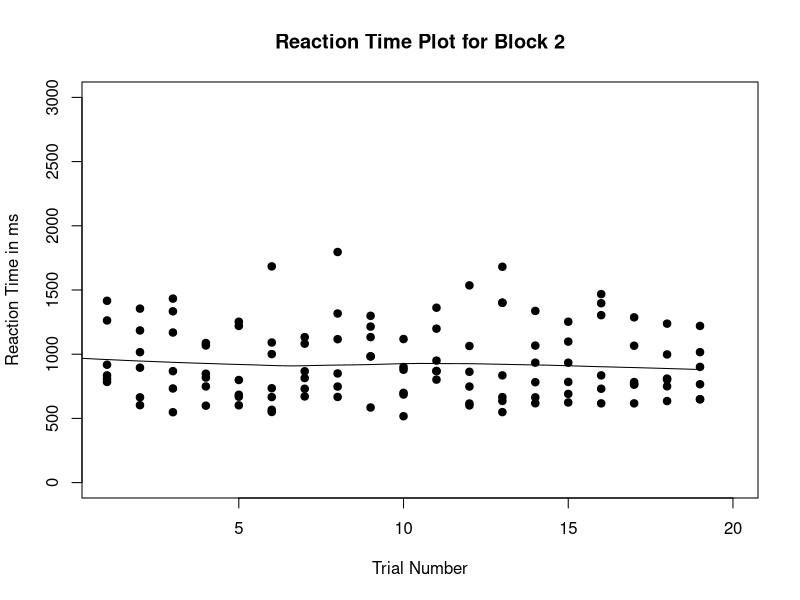
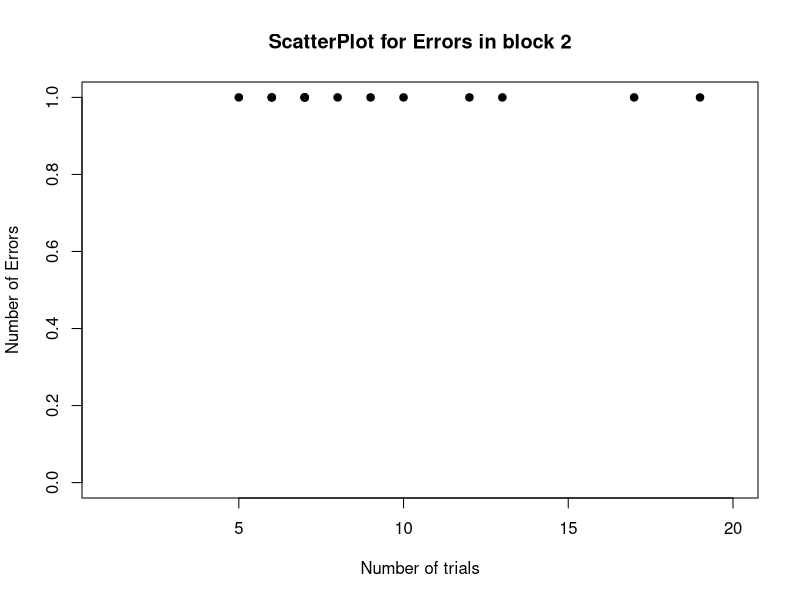

Write R code to recreate these figures, in order.
#manipulations for block 2
blockData = read.csv("block2.csv")
# Reaction Time Plot for Block 2
reactionTimeScatter = scatter.smooth(blockData$Trial, blockData$ResponseTime.ms., pch= ifelse(blockData$ResponseTime.ms. < 0, NaN, 19), xlab = "Trial Number", ylab = "Reaction Time in ms", main = "Reaction Time Plot for Block 2", xlim= c(1,20), ylim = c(0, 3000))
# ScatterPlot for Errors in block 2
x=blockData$Trial
y=blockData$ErrorTimes
errorScatter = plot(x, y, pch = ifelse(y == 0, NaN, 19), xlab = "Number of trials", ylab = "Number of Errors", main = "ScatterPlot for Errors in block 2", xlim= c(1,20), ylim = c(0,1))

# average completion time block 2
averageCompletionTime = mean(blockData$ResponseTime.ms.)
averageCompletionTime

# average number of errors block2
averageNumberOfErrors = mean(blockData$ErrorTimes)
averageNumberOfErrors